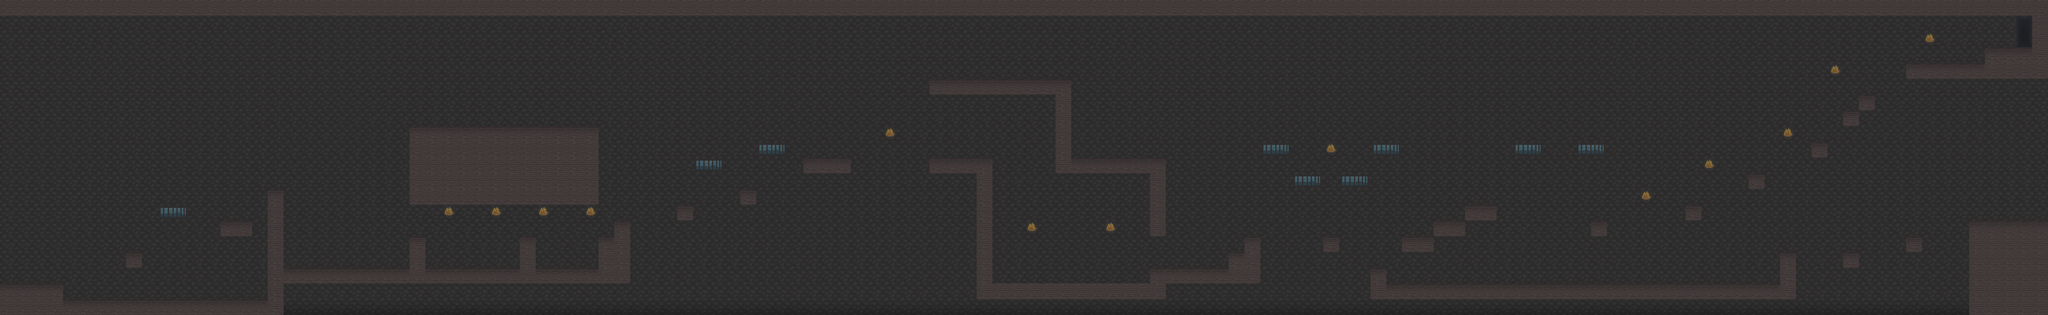

Tiled map render using the project's own tile images. Description and the map definition, with tile-layer contents summarised, below:
An orthogonal 130x20 tile map with 40x40 px tiles, 1 tile layer (1) and 11 objects (7x enemy, 3x item, tuto).

<map version="1.0" orientation="orthogonal" renderorder="left-up" width="130" height="20" tilewidth="40" tileheight="40" nextobjectid="14">
 <tileset firstgid="1" name="tileset" tilewidth="40" tileheight="40">
  <image source="../images/mapTS.png" width="320" height="120" />
 </tileset>
 <layer name="1" width="130" height="20">
  <data>[2600 cells, 2600 non-empty, 9 distinct tile ids]</data>
 </layer>
 <objectgroup name="objects">
  <object id="1" name="4" type="tuto" x="39" y="543" width="211" height="126" />
  <object id="2" name="hp" type="item" x="5023" y="534" width="38" height="37" />
  <object id="4" name="hp" type="item" x="5076" y="533.5" width="38" height="37" />
  <object id="5" name="hp" type="item" x="5131" y="533.5" width="38" height="37" />
  <object id="6" name="rat" type="enemy" x="746" y="637" width="113" height="41" />
  <object id="7" name="rat" type="enemy" x="954.5" y="638.5" width="113" height="41" />
  <object id="8" name="rat" type="enemy" x="4401.5" y="675.5" width="113" height="41" />
  <object id="9" name="heart" type="enemy" x="1169" y="623" width="67" height="59" />
  <object id="11" name="heart" type="enemy" x="1408.5" y="623.5" width="67" height="59" />
  <object id="12" name="heart" type="enemy" x="2569.5" y="659.5" width="67" height="59" />
  <object id="13" name="heart" type="enemy" x="2803.5" y="658.5" width="67" height="59" />
 </objectgroup>
</map>
